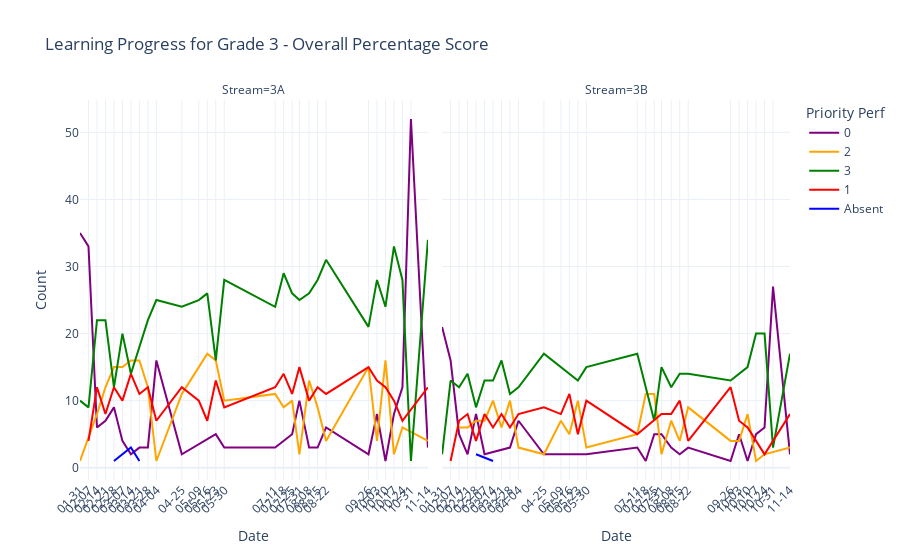
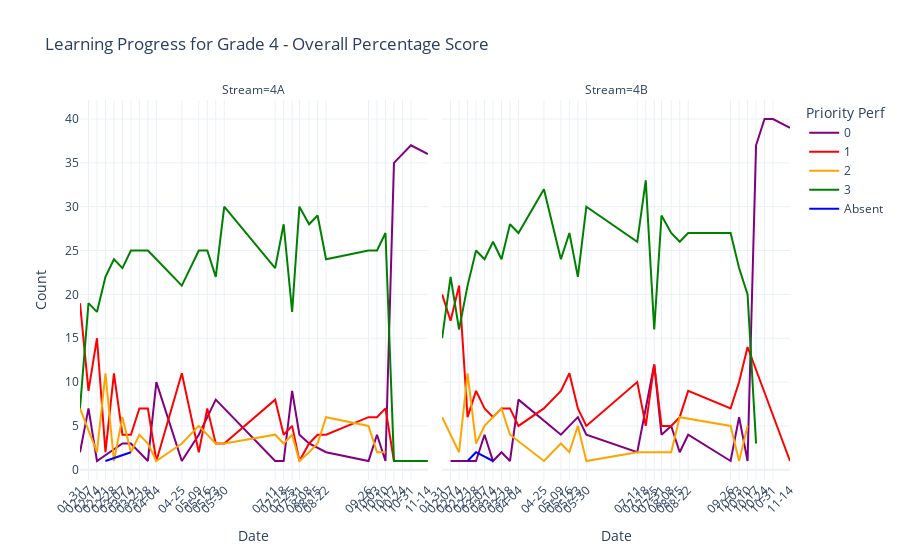

Notebook cell for these charts, in order:
### Code cell
fig_grade3_perf = plot_perf_timeline_bars(df_perf[df_perf["Grade"] == "Grade 3"], "Grade 3")
fig_grade4_perf = plot_perf_timeline_bars(df_perf[df_perf["Grade"] == "Grade 4"], "Grade 4")
fig_grade3_perf.show()
fig_grade4_perf.show()

### Figure 1 — Plotly figure (JSON) as saved in the notebook; plotly's stock layout.template omitted (floating-point values rounded to 4 significant figures)
{"data": [{"hovertemplate": "Priority Perf=0<br>Stream=3A<br>Date=%{x}<br>Count=%{y}<extra></extra>", "legendgroup": "0", "line": {"color": "purple", "dash": "solid"}, "marker": {"symbol": "circle"}, "mode": "lines", "name": "0", "orientation": "v", "showlegend": true, "type": "scatter", "x": ["2025-01-31T00:00:00", "2025-02-07T00:00:00", "2025-02-14T00:00:00", "2025-02-21T00:00:00", "2025-02-28T00:00:00", "2025-03-07T00:00:00", "2025-03-14T00:00:00", "2025-03-21T00:00:00", "2025-03-28T00:00:00", "2025-04-04T00:00:00", "2025-04-25T00:00:00", "2025-05-23T00:00:00", "2025-05-30T00:00:00", "2025-07-11T00:00:00", "2025-07-25T00:00:00", "2025-07-31T00:00:00", "2025-08-08T00:00:00", "2025-08-15T00:00:00", "2025-08-22T00:00:00", "2025-09-26T00:00:00", "2025-10-03T00:00:00", "2025-10-10T00:00:00", "2025-10-17T00:00:00", "2025-10-24T00:00:00", "2025-10-31T00:00:00", "2025-11-14T00:00:00"], "xaxis": "x", "y": [35, 33, 6, 7, 9, 4, 2, 3, 3, 16, 2, 5, 3, 3, 5, 10, 3, 3, 6, 2, 8, 1, 8, 12, 52, 3], "yaxis": "y"}, {"hovertemplate": "Priority Perf=0<br>Stream=3B<br>Date=%{x}<br>Count=%{y}<extra></extra>", "legendgroup": "0", "line": {"color": "purple", "dash": "solid"}, "marker": {"symbol": "circle"}, "mode": "lines", "name": "0", "orientation": "v", "showlegend": false, "type": "scatter", "x": ["2025-01-31T00:00:00", "2025-02-07T00:00:00", "2025-02-14T00:00:00", "2025-02-21T00:00:00", "2025-02-28T00:00:00", "2025-03-07T00:00:00", "2025-03-28T00:00:00", "2025-04-04T00:00:00", "2025-04-25T00:00:00", "2025-05-23T00:00:00", "2025-05-30T00:00:00", "2025-07-11T00:00:00", "2025-07-18T00:00:00", "2025-07-25T00:00:00", "2025-07-31T00:00:00", "2025-08-08T00:00:00", "2025-08-15T00:00:00", "2025-08-22T00:00:00", "2025-09-26T00:00:00", "2025-10-03T00:00:00", "2025-10-10T00:00:00", "2025-10-17T00:00:00", "2025-10-24T00:00:00", "2025-10-31T00:00:00", "2025-11-14T00:00:00"], "xaxis": "x2", "y": [21, 16, 5, 2, 8, 2, 3, 7, 2, 2, 2, 3, 1, 5, 5, 3, 2, 3, 1, 5, 1, 5, 6, 27, 2], "yaxis": "y2"}, {"hovertemplate": "Priority Perf=2<br>Stream=3A<br>Date=%{x}<br>Count=%{y}<extra></extra>", "legendgroup": "2", "line": {"color": "orange", "dash": "solid"}, "marker": {"symbol": "circle"}, "mode": "lines", "name": "2", "orientation": "v", "showlegend": true, "type": "scatter", "x": ["2025-01-31T00:00:00", "2025-02-14T00:00:00", "2025-02-21T00:00:00", "2025-02-28T00:00:00", "2025-03-07T00:00:00", "2025-03-14T00:00:00", "2025-03-21T00:00:00", "2025-03-28T00:00:00", "2025-04-04T00:00:00", "2025-04-25T00:00:00", "2025-05-09T00:00:00", "2025-05-16T00:00:00", "2025-05-23T00:00:00", "2025-05-30T00:00:00", "2025-07-11T00:00:00", "2025-07-18T00:00:00", "2025-07-25T00:00:00", "2025-07-31T00:00:00", "2025-08-08T00:00:00", "2025-08-15T00:00:00", "2025-08-22T00:00:00", "2025-09-26T00:00:00", "2025-10-03T00:00:00", "2025-10-10T00:00:00", "2025-10-17T00:00:00", "2025-10-24T00:00:00", "2025-11-14T00:00:00"], "xaxis": "x", "y": [1, 8, 12, 15, 15, 16, 16, 12, 1, 11, 15, 17, 16, 10, 11, 9, 10, 2, 13, 9, 4, 15, 4, 16, 2, 6, 4], "yaxis": "y"}, {"hovertemplate": "Priority Perf=2<br>Stream=3B<br>Date=%{x}<br>Count=%{y}<extra></extra>", "legendgroup": "2", "line": {"color": "orange", "dash": "solid"}, "marker": {"symbol": "circle"}, "mode": "lines", "name": "2", "orientation": "v", "showlegend": false, "type": "scatter", "x": ["2025-02-14T00:00:00", "2025-02-21T00:00:00", "2025-02-28T00:00:00", "2025-03-07T00:00:00", "2025-03-14T00:00:00", "2025-03-21T00:00:00", "2025-03-28T00:00:00", "2025-04-04T00:00:00", "2025-04-25T00:00:00", "2025-05-09T00:00:00", "2025-05-16T00:00:00", "2025-05-23T00:00:00", "2025-05-30T00:00:00", "2025-07-11T00:00:00", "2025-07-18T00:00:00", "2025-07-25T00:00:00", "2025-07-31T00:00:00", "2025-08-08T00:00:00", "2025-08-15T00:00:00", "2025-08-22T00:00:00", "2025-09-26T00:00:00", "2025-10-03T00:00:00", "2025-10-10T00:00:00", "2025-10-17T00:00:00", "2025-10-24T00:00:00", "2025-11-14T00:00:00"], "xaxis": "x2", "y": [6, 6, 7, 7, 10, 6, 10, 3, 2, 7, 5, 10, 3, 5, 11, 11, 2, 7, 4, 9, 4, 4, 8, 1, 2, 3], "yaxis": "y2"}, {"hovertemplate": "Priority Perf=3<br>Stream=3A<br>Date=%{x}<br>Count=%{y}<extra></extra>", "legendgroup": "3", "line": {"color": "green", "dash": "solid"}, "marker": {"symbol": "circle"}, "mode": "lines", "name": "3", "orientation": "v", "showlegend": true, "type": "scatter", "x": ["2025-01-31T00:00:00", "2025-02-07T00:00:00", "2025-02-14T00:00:00", "2025-02-21T00:00:00", "2025-02-28T00:00:00", "2025-03-07T00:00:00", "2025-03-14T00:00:00", "2025-03-21T00:00:00", "2025-03-28T00:00:00", "2025-04-04T00:00:00", "2025-04-25T00:00:00", "2025-05-09T00:00:00", "2025-05-16T00:00:00", "2025-05-23T00:00:00", "2025-05-30T00:00:00", "2025-07-11T00:00:00", "2025-07-18T00:00:00", "2025-07-25T00:00:00", "2025-07-31T00:00:00", "2025-08-08T00:00:00", "2025-08-15T00:00:00", "2025-08-22T00:00:00", "2025-09-26T00:00:00", "2025-10-03T00:00:00", "2025-10-10T00:00:00", "2025-10-17T00:00:00", "2025-10-24T00:00:00", "2025-10-31T00:00:00", "2025-11-14T00:00:00"], "xaxis": "x", "y": [10, 9, 22, 22, 12, 20, 14, 18, 22, 25, 24, 25, 26, 16, 28, 24, 29, 26, 25, 26, 28, 31, 21, 28, 24, 33, 28, 1, 34], "yaxis": "y"}, {"hovertemplate": "Priority Perf=3<br>Stream=3B<br>Date=%{x}<br>Count=%{y}<extra></extra>", "legendgroup": "3", "line": {"color": "green", "dash": "solid"}, "marker": {"symbol": "circle"}, "mode": "lines", "name": "3", "orientation": "v", "showlegend": false, "type": "scatter", "x": ["2025-01-31T00:00:00", "2025-02-07T00:00:00", "2025-02-14T00:00:00", "2025-02-21T00:00:00", "2025-02-28T00:00:00", "2025-03-07T00:00:00", "2025-03-14T00:00:00", "2025-03-21T00:00:00", "2025-03-28T00:00:00", "2025-04-04T00:00:00", "2025-04-25T00:00:00", "2025-05-09T00:00:00", "2025-05-16T00:00:00", "2025-05-23T00:00:00", "2025-05-30T00:00:00", "2025-07-11T00:00:00", "2025-07-18T00:00:00", "2025-07-25T00:00:00", "2025-07-31T00:00:00", "2025-08-08T00:00:00", "2025-08-15T00:00:00", "2025-08-22T00:00:00", "2025-09-26T00:00:00", "2025-10-03T00:00:00", "2025-10-10T00:00:00", "2025-10-17T00:00:00", "2025-10-24T00:00:00", "2025-10-31T00:00:00", "2025-11-14T00:00:00"], "xaxis": "x2", "y": [2, 13, 12, 14, 9, 13, 13, 16, 11, 12, 17, 15, 14, 13, 15, 17, 12, 7, 15, 12, 14, 14, 13, 14, 15, 20, 20, 3, 17], "yaxis": "y2"}, {"hovertemplate": "Priority Perf=1<br>Stream=3A<br>Date=%{x}<br>Count=%{y}<extra></extra>", "legendgroup": "1", "line": {"color": "red", "dash": "solid"}, "marker": {"symbol": "circle"}, "mode": "lines", "name": "1", "orientation": "v", "showlegend": true, "type": "scatter", "x": ["2025-02-07T00:00:00", "2025-02-14T00:00:00", "2025-02-21T00:00:00", "2025-02-28T00:00:00", "2025-03-07T00:00:00", "2025-03-14T00:00:00", "2025-03-21T00:00:00", "2025-03-28T00:00:00", "2025-04-04T00:00:00", "2025-04-25T00:00:00", "2025-05-09T00:00:00", "2025-05-16T00:00:00", "2025-05-23T00:00:00", "2025-05-30T00:00:00", "2025-07-11T00:00:00", "2025-07-18T00:00:00", "2025-07-25T00:00:00", "2025-07-31T00:00:00", "2025-08-08T00:00:00", "2025-08-15T00:00:00", "2025-08-22T00:00:00", "2025-09-26T00:00:00", "2025-10-03T00:00:00", "2025-10-10T00:00:00", "2025-10-17T00:00:00", "2025-10-24T00:00:00", "2025-11-14T00:00:00"], "xaxis": "x", "y": [4, 12, 8, 12, 10, 14, 11, 12, 7, 12, 10, 7, 13, 9, 12, 14, 11, 15, 10, 12, 11, 15, 13, 12, 10, 7, 12], "yaxis": "y"}, {"hovertemplate": "Priority Perf=1<br>Stream=3B<br>Date=%{x}<br>Count=%{y}<extra></extra>", "legendgroup": "1", "line": {"color": "red", "dash": "solid"}, "marker": {"symbol": "circle"}, "mode": "lines", "name": "1", "orientation": "v", "showlegend": false, "type": "scatter", "x": ["2025-02-07T00:00:00", "2025-02-14T00:00:00", "2025-02-21T00:00:00", "2025-02-28T00:00:00", "2025-03-07T00:00:00", "2025-03-14T00:00:00", "2025-03-21T00:00:00", "2025-03-28T00:00:00", "2025-04-04T00:00:00", "2025-04-25T00:00:00", "2025-05-09T00:00:00", "2025-05-16T00:00:00", "2025-05-23T00:00:00", "2025-05-30T00:00:00", "2025-07-11T00:00:00", "2025-07-18T00:00:00", "2025-07-25T00:00:00", "2025-07-31T00:00:00", "2025-08-08T00:00:00", "2025-08-15T00:00:00", "2025-08-22T00:00:00", "2025-09-26T00:00:00", "2025-10-03T00:00:00", "2025-10-10T00:00:00", "2025-10-17T00:00:00", "2025-10-24T00:00:00", "2025-11-14T00:00:00"], "xaxis": "x2", "y": [1, 7, 8, 4, 8, 6, 8, 6, 8, 9, 8, 11, 5, 10, 5, 6, 7, 8, 8, 10, 4, 12, 7, 6, 4, 2, 8], "yaxis": "y2"}, {"hovertemplate": "Priority Perf=Absent<br>Stream=3A<br>Date=%{x}<br>Count=%{y}<extra></extra>", "legendgroup": "Absent", "line": {"color": "blue", "dash": "solid"}, "marker": {"symbol": "circle"}, "mode": "lines", "name": "Absent", "orientation": "v", "showlegend": true, "type": "scatter", "x": ["2025-02-28T00:00:00", "2025-03-14T00:00:00", "2025-03-21T00:00:00"], "xaxis": "x", "y": [1, 3, 1], "yaxis": "y"}, {"hovertemplate": "Priority Perf=Absent<br>Stream=3B<br>Date=%{x}<br>Count=%{y}<extra></extra>", "legendgroup": "Absent", "line": {"color": "blue", "dash": "solid"}, "marker": {"symbol": "circle"}, "mode": "lines", "name": "Absent", "orientation": "v", "showlegend": false, "type": "scatter", "x": ["2025-02-28T00:00:00", "2025-03-14T00:00:00"], "xaxis": "x2", "y": [2, 1], "yaxis": "y2"}], "layout": {"annotations": [{"font": {}, "showarrow": false, "text": "Stream=3A", "x": 0.245, "xanchor": "center", "xref": "paper", "y": 1, "yanchor": "bottom", "yref": "paper"}, {"font": {}, "showarrow": false, "text": "Stream=3B", "x": 0.755, "xanchor": "center", "xref": "paper", "y": 1, "yanchor": "bottom", "yref": "paper"}], "legend": {"title": {"text": "Priority Perf"}, "tracegroupgap": 0}, "title": {"text": "Learning Progress for Grade 3 - Overall Percentage Score"}, "xaxis": {"anchor": "y", "domain": [0, 0.49], "tickangle": -45, "ticktext": ["01-31", "02-07", "02-14", "02-21", "02-28", "03-07", "03-14", "03-21", "03-28", "04-04", "04-25", "05-09", "05-16", "05-23", "05-30", "07-11", "07-18", "07-25", "07-31", "08-08", "08-15", "08-22", "09-26", "10-03", "10-10", "10-17", "10-24", "10-31", "11-14"], "tickvals": ["2025-01-31T00:00:00.000000000", "2025-02-07T00:00:00.000000000", "2025-02-14T00:00:00.000000000", "2025-02-21T00:00:00.000000000", "2025-02-28T00:00:00.000000000", "2025-03-07T00:00:00.000000000", "2025-03-14T00:00:00.000000000", "2025-03-21T00:00:00.000000000", "2025-03-28T00:00:00.000000000", "2025-04-04T00:00:00.000000000", "2025-04-25T00:00:00.000000000", "2025-05-09T00:00:00.000000000", "2025-05-16T00:00:00.000000000", "2025-05-23T00:00:00.000000000", "2025-05-30T00:00:00.000000000", "2025-07-11T00:00:00.000000000", "2025-07-18T00:00:00.000000000", "2025-07-25T00:00:00.000000000", "2025-07-31T00:00:00.000000000", "2025-08-08T00:00:00.000000000", "2025-08-15T00:00:00.000000000", "2025-08-22T00:00:00.000000000", "2025-09-26T00:00:00.000000000", "2025-10-03T00:00:00.000000000", "2025-10-10T00:00:00.000000000", "2025-10-17T00:00:00.000000000", "2025-10-24T00:00:00.000000000", "2025-10-31T00:00:00.000000000", "2025-11-14T00:00:00.000000000"], "title": {"text": "Date"}}, "xaxis2": {"anchor": "y2", "domain": [0.51, 1], "matches": "x", "tickangle": -45, "ticktext": ["01-31", "02-07", "02-14", "02-21", "02-28", "03-07", "03-14", "03-21", "03-28", "04-04", "04-25", "05-09", "05-16", "05-23", "05-30", "07-11", "07-18", "07-25", "07-31", "08-08", "08-15", "08-22", "09-26", "10-03", "10-10", "10-17", "10-24", "10-31", "11-14"], "tickvals": ["2025-01-31T00:00:00.000000000", "2025-02-07T00:00:00.000000000", "2025-02-14T00:00:00.000000000", "2025-02-21T00:00:00.000000000", "2025-02-28T00:00:00.000000000", "2025-03-07T00:00:00.000000000", "2025-03-14T00:00:00.000000000", "2025-03-21T00:00:00.000000000", "2025-03-28T00:00:00.000000000", "2025-04-04T00:00:00.000000000", "2025-04-25T00:00:00.000000000", "2025-05-09T00:00:00.000000000", "2025-05-16T00:00:00.000000000", "2025-05-23T00:00:00.000000000", "2025-05-30T00:00:00.000000000", "2025-07-11T00:00:00.000000000", "2025-07-18T00:00:00.000000000", "2025-07-25T00:00:00.000000000", "2025-07-31T00:00:00.000000000", "2025-08-08T00:00:00.000000000", "2025-08-15T00:00:00.000000000", "2025-08-22T00:00:00.000000000", "2025-09-26T00:00:00.000000000", "2025-10-03T00:00:00.000000000", "2025-10-10T00:00:00.000000000", "2025-10-17T00:00:00.000000000", "2025-10-24T00:00:00.000000000", "2025-10-31T00:00:00.000000000", "2025-11-14T00:00:00.000000000"], "title": {"text": "Date"}}, "yaxis": {"anchor": "x", "domain": [0, 1], "title": {"text": "Count"}}, "yaxis2": {"anchor": "x2", "domain": [0, 1], "matches": "y", "showticklabels": false}}}

### Figure 2 — Plotly figure (JSON) as saved in the notebook; plotly's stock layout.template omitted (floating-point values rounded to 4 significant figures)
{"data": [{"hovertemplate": "Priority Perf=0<br>Stream=4A<br>Date=%{x}<br>Count=%{y}<extra></extra>", "legendgroup": "0", "line": {"color": "purple", "dash": "solid"}, "marker": {"symbol": "circle"}, "mode": "lines", "name": "0", "orientation": "v", "showlegend": true, "type": "scatter", "x": ["2025-01-31T00:00:00", "2025-02-07T00:00:00", "2025-02-14T00:00:00", "2025-03-07T00:00:00", "2025-03-14T00:00:00", "2025-03-28T00:00:00", "2025-04-04T00:00:00", "2025-04-25T00:00:00", "2025-05-09T00:00:00", "2025-05-23T00:00:00", "2025-07-11T00:00:00", "2025-07-18T00:00:00", "2025-07-25T00:00:00", "2025-07-31T00:00:00", "2025-08-08T00:00:00", "2025-08-22T00:00:00", "2025-09-26T00:00:00", "2025-10-03T00:00:00", "2025-10-10T00:00:00", "2025-10-17T00:00:00", "2025-10-24T00:00:00", "2025-10-31T00:00:00", "2025-11-14T00:00:00"], "xaxis": "x", "y": [2, 7, 1, 3, 3, 1, 10, 1, 4, 8, 1, 1, 9, 4, 3, 2, 1, 4, 1, 35, 36, 37, 36], "yaxis": "y"}, {"hovertemplate": "Priority Perf=0<br>Stream=4B<br>Date=%{x}<br>Count=%{y}<extra></extra>", "legendgroup": "0", "line": {"color": "purple", "dash": "solid"}, "marker": {"symbol": "circle"}, "mode": "lines", "name": "0", "orientation": "v", "showlegend": false, "type": "scatter", "x": ["2025-02-07T00:00:00", "2025-02-14T00:00:00", "2025-02-21T00:00:00", "2025-02-28T00:00:00", "2025-03-07T00:00:00", "2025-03-14T00:00:00", "2025-03-21T00:00:00", "2025-03-28T00:00:00", "2025-04-04T00:00:00", "2025-05-09T00:00:00", "2025-05-23T00:00:00", "2025-05-30T00:00:00", "2025-07-11T00:00:00", "2025-07-25T00:00:00", "2025-07-31T00:00:00", "2025-08-08T00:00:00", "2025-08-15T00:00:00", "2025-08-22T00:00:00", "2025-09-26T00:00:00", "2025-10-03T00:00:00", "2025-10-10T00:00:00", "2025-10-17T00:00:00", "2025-10-24T00:00:00", "2025-10-31T00:00:00", "2025-11-14T00:00:00"], "xaxis": "x2", "y": [1, 1, 1, 1, 4, 1, 2, 1, 8, 4, 6, 4, 2, 12, 4, 5, 2, 4, 1, 6, 1, 37, 40, 40, 39], "yaxis": "y2"}, {"hovertemplate": "Priority Perf=1<br>Stream=4A<br>Date=%{x}<br>Count=%{y}<extra></extra>", "legendgroup": "1", "line": {"color": "red", "dash": "solid"}, "marker": {"symbol": "circle"}, "mode": "lines", "name": "1", "orientation": "v", "showlegend": true, "type": "scatter", "x": ["2025-01-31T00:00:00", "2025-02-07T00:00:00", "2025-02-14T00:00:00", "2025-02-21T00:00:00", "2025-02-28T00:00:00", "2025-03-07T00:00:00", "2025-03-14T00:00:00", "2025-03-21T00:00:00", "2025-03-28T00:00:00", "2025-04-04T00:00:00", "2025-04-25T00:00:00", "2025-05-09T00:00:00", "2025-05-16T00:00:00", "2025-05-23T00:00:00", "2025-05-30T00:00:00", "2025-07-11T00:00:00", "2025-07-18T00:00:00", "2025-07-25T00:00:00", "2025-07-31T00:00:00", "2025-08-08T00:00:00", "2025-08-15T00:00:00", "2025-08-22T00:00:00", "2025-09-26T00:00:00", "2025-10-03T00:00:00", "2025-10-10T00:00:00", "2025-10-17T00:00:00"], "xaxis": "x", "y": [19, 9, 15, 2, 11, 4, 4, 7, 7, 1, 11, 2, 7, 3, 3, 8, 4, 5, 1, 3, 4, 4, 6, 6, 7, 1], "yaxis": "y"}, {"hovertemplate": "Priority Perf=1<br>Stream=4B<br>Date=%{x}<br>Count=%{y}<extra></extra>", "legendgroup": "1", "line": {"color": "red", "dash": "solid"}, "marker": {"symbol": "circle"}, "mode": "lines", "name": "1", "orientation": "v", "showlegend": false, "type": "scatter", "x": ["2025-01-31T00:00:00", "2025-02-07T00:00:00", "2025-02-14T00:00:00", "2025-02-21T00:00:00", "2025-02-28T00:00:00", "2025-03-07T00:00:00", "2025-03-14T00:00:00", "2025-03-21T00:00:00", "2025-03-28T00:00:00", "2025-04-04T00:00:00", "2025-04-25T00:00:00", "2025-05-09T00:00:00", "2025-05-16T00:00:00", "2025-05-23T00:00:00", "2025-05-30T00:00:00", "2025-07-11T00:00:00", "2025-07-18T00:00:00", "2025-07-25T00:00:00", "2025-07-31T00:00:00", "2025-08-08T00:00:00", "2025-08-15T00:00:00", "2025-08-22T00:00:00", "2025-09-26T00:00:00", "2025-10-03T00:00:00", "2025-10-10T00:00:00", "2025-11-14T00:00:00"], "xaxis": "x2", "y": [20, 17, 21, 6, 9, 7, 6, 7, 7, 5, 7, 9, 11, 7, 5, 10, 5, 12, 5, 5, 6, 9, 7, 10, 14, 1], "yaxis": "y2"}, {"hovertemplate": "Priority Perf=2<br>Stream=4A<br>Date=%{x}<br>Count=%{y}<extra></extra>", "legendgroup": "2", "line": {"color": "orange", "dash": "solid"}, "marker": {"symbol": "circle"}, "mode": "lines", "name": "2", "orientation": "v", "showlegend": true, "type": "scatter", "x": ["2025-01-31T00:00:00", "2025-02-14T00:00:00", "2025-02-21T00:00:00", "2025-02-28T00:00:00", "2025-03-07T00:00:00", "2025-03-14T00:00:00", "2025-03-21T00:00:00", "2025-03-28T00:00:00", "2025-04-04T00:00:00", "2025-04-25T00:00:00", "2025-05-09T00:00:00", "2025-05-16T00:00:00", "2025-05-23T00:00:00", "2025-05-30T00:00:00", "2025-07-11T00:00:00", "2025-07-18T00:00:00", "2025-07-25T00:00:00", "2025-07-31T00:00:00", "2025-08-08T00:00:00", "2025-08-15T00:00:00", "2025-08-22T00:00:00", "2025-09-26T00:00:00", "2025-10-03T00:00:00", "2025-10-10T00:00:00"], "xaxis": "x", "y": [7, 2, 11, 1, 6, 2, 4, 3, 1, 3, 5, 4, 3, 3, 4, 3, 4, 1, 2, 3, 6, 5, 2, 2], "yaxis": "y"}, {"hovertemplate": "Priority Perf=2<br>Stream=4B<br>Date=%{x}<br>Count=%{y}<extra></extra>", "legendgroup": "2", "line": {"color": "orange", "dash": "solid"}, "marker": {"symbol": "circle"}, "mode": "lines", "name": "2", "orientation": "v", "showlegend": false, "type": "scatter", "x": ["2025-01-31T00:00:00", "2025-02-14T00:00:00", "2025-02-21T00:00:00", "2025-02-28T00:00:00", "2025-03-07T00:00:00", "2025-03-14T00:00:00", "2025-03-21T00:00:00", "2025-03-28T00:00:00", "2025-04-25T00:00:00", "2025-05-09T00:00:00", "2025-05-16T00:00:00", "2025-05-23T00:00:00", "2025-05-30T00:00:00", "2025-07-11T00:00:00", "2025-07-18T00:00:00", "2025-07-31T00:00:00", "2025-08-08T00:00:00", "2025-08-15T00:00:00", "2025-09-26T00:00:00", "2025-10-03T00:00:00", "2025-10-10T00:00:00"], "xaxis": "x2", "y": [6, 2, 11, 3, 5, 6, 7, 4, 1, 3, 2, 5, 1, 2, 2, 2, 2, 6, 5, 1, 5], "yaxis": "y2"}, {"hovertemplate": "Priority Perf=3<br>Stream=4A<br>Date=%{x}<br>Count=%{y}<extra></extra>", "legendgroup": "3", "line": {"color": "green", "dash": "solid"}, "marker": {"symbol": "circle"}, "mode": "lines", "name": "3", "orientation": "v", "showlegend": true, "type": "scatter", "x": ["2025-01-31T00:00:00", "2025-02-07T00:00:00", "2025-02-14T00:00:00", "2025-02-21T00:00:00", "2025-02-28T00:00:00", "2025-03-07T00:00:00", "2025-03-14T00:00:00", "2025-03-21T00:00:00", "2025-03-28T00:00:00", "2025-04-04T00:00:00", "2025-04-25T00:00:00", "2025-05-09T00:00:00", "2025-05-16T00:00:00", "2025-05-23T00:00:00", "2025-05-30T00:00:00", "2025-07-11T00:00:00", "2025-07-18T00:00:00", "2025-07-25T00:00:00", "2025-07-31T00:00:00", "2025-08-08T00:00:00", "2025-08-15T00:00:00", "2025-08-22T00:00:00", "2025-09-26T00:00:00", "2025-10-03T00:00:00", "2025-10-10T00:00:00", "2025-10-17T00:00:00", "2025-10-24T00:00:00", "2025-11-14T00:00:00"], "xaxis": "x", "y": [7, 19, 18, 22, 24, 23, 25, 25, 25, 24, 21, 25, 25, 22, 30, 23, 28, 18, 30, 28, 29, 24, 25, 25, 27, 1, 1, 1], "yaxis": "y"}, {"hovertemplate": "Priority Perf=3<br>Stream=4B<br>Date=%{x}<br>Count=%{y}<extra></extra>", "legendgroup": "3", "line": {"color": "green", "dash": "solid"}, "marker": {"symbol": "circle"}, "mode": "lines", "name": "3", "orientation": "v", "showlegend": false, "type": "scatter", "x": ["2025-01-31T00:00:00", "2025-02-07T00:00:00", "2025-02-14T00:00:00", "2025-02-21T00:00:00", "2025-02-28T00:00:00", "2025-03-07T00:00:00", "2025-03-14T00:00:00", "2025-03-21T00:00:00", "2025-03-28T00:00:00", "2025-04-04T00:00:00", "2025-04-25T00:00:00", "2025-05-09T00:00:00", "2025-05-16T00:00:00", "2025-05-23T00:00:00", "2025-05-30T00:00:00", "2025-07-11T00:00:00", "2025-07-18T00:00:00", "2025-07-25T00:00:00", "2025-07-31T00:00:00", "2025-08-08T00:00:00", "2025-08-15T00:00:00", "2025-08-22T00:00:00", "2025-09-26T00:00:00", "2025-10-03T00:00:00", "2025-10-10T00:00:00", "2025-10-17T00:00:00"], "xaxis": "x2", "y": [15, 22, 16, 21, 25, 24, 26, 24, 28, 27, 32, 24, 27, 22, 30, 26, 33, 16, 29, 27, 26, 27, 27, 23, 20, 3], "yaxis": "y2"}, {"hovertemplate": "Priority Perf=Absent<br>Stream=4A<br>Date=%{x}<br>Count=%{y}<extra></extra>", "legendgroup": "Absent", "line": {"color": "blue", "dash": "solid"}, "marker": {"symbol": "circle"}, "mode": "lines", "name": "Absent", "orientation": "v", "showlegend": true, "type": "scatter", "x": ["2025-02-21T00:00:00", "2025-03-14T00:00:00"], "xaxis": "x", "y": [1, 2], "yaxis": "y"}, {"hovertemplate": "Priority Perf=Absent<br>Stream=4B<br>Date=%{x}<br>Count=%{y}<extra></extra>", "legendgroup": "Absent", "line": {"color": "blue", "dash": "solid"}, "marker": {"symbol": "circle"}, "mode": "lines", "name": "Absent", "orientation": "v", "showlegend": false, "type": "scatter", "x": ["2025-02-21T00:00:00", "2025-02-28T00:00:00", "2025-03-14T00:00:00"], "xaxis": "x2", "y": [1, 2, 1], "yaxis": "y2"}], "layout": {"annotations": [{"font": {}, "showarrow": false, "text": "Stream=4A", "x": 0.245, "xanchor": "center", "xref": "paper", "y": 1, "yanchor": "bottom", "yref": "paper"}, {"font": {}, "showarrow": false, "text": "Stream=4B", "x": 0.755, "xanchor": "center", "xref": "paper", "y": 1, "yanchor": "bottom", "yref": "paper"}], "legend": {"title": {"text": "Priority Perf"}, "tracegroupgap": 0}, "title": {"text": "Learning Progress for Grade 4 - Overall Percentage Score"}, "xaxis": {"anchor": "y", "domain": [0, 0.49], "tickangle": -45, "ticktext": ["01-31", "02-07", "02-14", "02-21", "02-28", "03-07", "03-14", "03-21", "03-28", "04-04", "04-25", "05-09", "05-16", "05-23", "05-30", "07-11", "07-18", "07-25", "07-31", "08-08", "08-15", "08-22", "09-26", "10-03", "10-10", "10-17", "10-24", "10-31", "11-14"], "tickvals": ["2025-01-31T00:00:00.000000000", "2025-02-07T00:00:00.000000000", "2025-02-14T00:00:00.000000000", "2025-02-21T00:00:00.000000000", "2025-02-28T00:00:00.000000000", "2025-03-07T00:00:00.000000000", "2025-03-14T00:00:00.000000000", "2025-03-21T00:00:00.000000000", "2025-03-28T00:00:00.000000000", "2025-04-04T00:00:00.000000000", "2025-04-25T00:00:00.000000000", "2025-05-09T00:00:00.000000000", "2025-05-16T00:00:00.000000000", "2025-05-23T00:00:00.000000000", "2025-05-30T00:00:00.000000000", "2025-07-11T00:00:00.000000000", "2025-07-18T00:00:00.000000000", "2025-07-25T00:00:00.000000000", "2025-07-31T00:00:00.000000000", "2025-08-08T00:00:00.000000000", "2025-08-15T00:00:00.000000000", "2025-08-22T00:00:00.000000000", "2025-09-26T00:00:00.000000000", "2025-10-03T00:00:00.000000000", "2025-10-10T00:00:00.000000000", "2025-10-17T00:00:00.000000000", "2025-10-24T00:00:00.000000000", "2025-10-31T00:00:00.000000000", "2025-11-14T00:00:00.000000000"], "title": {"text": "Date"}}, "xaxis2": {"anchor": "y2", "domain": [0.51, 1], "matches": "x", "tickangle": -45, "ticktext": ["01-31", "02-07", "02-14", "02-21", "02-28", "03-07", "03-14", "03-21", "03-28", "04-04", "04-25", "05-09", "05-16", "05-23", "05-30", "07-11", "07-18", "07-25", "07-31", "08-08", "08-15", "08-22", "09-26", "10-03", "10-10", "10-17", "10-24", "10-31", "11-14"], "tickvals": ["2025-01-31T00:00:00.000000000", "2025-02-07T00:00:00.000000000", "2025-02-14T00:00:00.000000000", "2025-02-21T00:00:00.000000000", "2025-02-28T00:00:00.000000000", "2025-03-07T00:00:00.000000000", "2025-03-14T00:00:00.000000000", "2025-03-21T00:00:00.000000000", "2025-03-28T00:00:00.000000000", "2025-04-04T00:00:00.000000000", "2025-04-25T00:00:00.000000000", "2025-05-09T00:00:00.000000000", "2025-05-16T00:00:00.000000000", "2025-05-23T00:00:00.000000000", "2025-05-30T00:00:00.000000000", "2025-07-11T00:00:00.000000000", "2025-07-18T00:00:00.000000000", "2025-07-25T00:00:00.000000000", "2025-07-31T00:00:00.000000000", "2025-08-08T00:00:00.000000000", "2025-08-15T00:00:00.000000000", "2025-08-22T00:00:00.000000000", "2025-09-26T00:00:00.000000000", "2025-10-03T00:00:00.000000000", "2025-10-10T00:00:00.000000000", "2025-10-17T00:00:00.000000000", "2025-10-24T00:00:00.000000000", "2025-10-31T00:00:00.000000000", "2025-11-14T00:00:00.000000000"], "title": {"text": "Date"}}, "yaxis": {"anchor": "x", "domain": [0, 1], "title": {"text": "Count"}}, "yaxis2": {"anchor": "x2", "domain": [0, 1], "matches": "y", "showticklabels": false}}}
